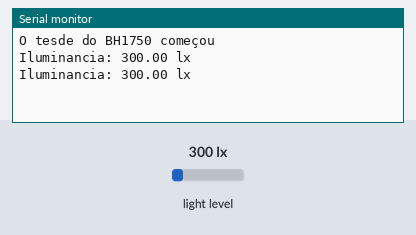
Bench run of a sketch on a simulated Arduino Uno, built with avr-gcc and run on an emulated ATmega328P. On the bench: the last lines printed to the serial monitor. The inputs (shaded band) are chosen by the test bench; at power-on: light level 300 lx.

Above: at 1.8 s.
1.9 s: light level set to 40 lx
At 2.6 s:
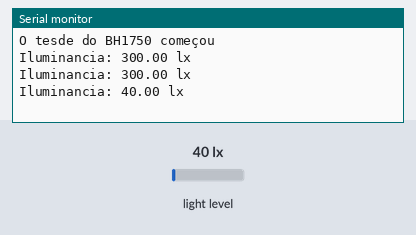
3.4 s: light level set to 500 lx
At 4.8 s:
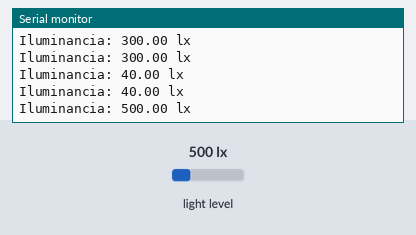
Timing chart, 0 to 6.4 s (numbered marks = the images above; inputs shaded):
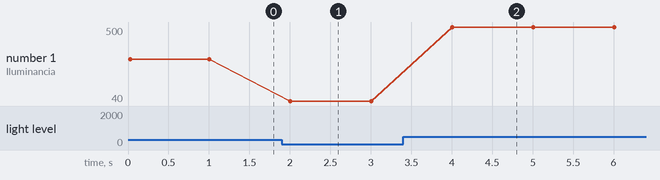

The sketch:

Luximetro.ino
```cpp
#include <Wire.h>
#include <BH1750.h>

BH1750 luximetro; // Criando um objeto sensor para chamar as funções da biblioteca


void setup(){
  Serial.begin(9600);
  Wire.begin();
  luximetro.begin();
  Serial.println(F("O tesde do BH1750 começou"));
}


void loop() {
  float lux = luximetro.readLightLevel();
  Serial.print("Iluminancia: ");
  Serial.print(lux);
  Serial.println(" lx");
  delay(1000);
}
```

Measured:
- after the input at 1.9 s, the serial monitor: prints a new line after 0.10 s (image 1)
- after the input at 3.4 s, the serial monitor: prints a new line after 0.61 s (image 2)
- plotted number 1: 300 → 40 after the input at 1.9 s, 40 → 500 after the input at 3.4 s
